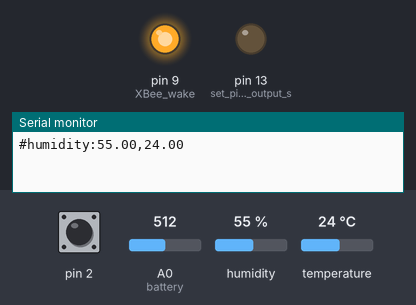
A sketch run on a simulated Arduino Uno, built with avr-gcc and run on an emulated ATmega328P. Shown: output pins drawn as LEDs (lit = HIGH), the last lines printed to the serial monitor. Inputs (shaded band) come from the test bench; at power-on: pin 2 HIGH, A0 (battery) = 512, humidity 55 %, temperature 24 °C. Sleep ends after the set time or at an interrupt.

Above: at 1.2 s.
1.3 s: pin 2 pulled LOW for 0.15 s
At 1.8 s:
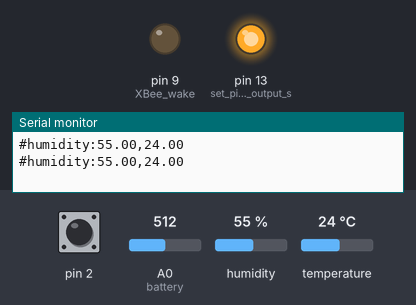
Timing chart, 0 to 4.3 s (numbered marks = the images above; inputs shaded):
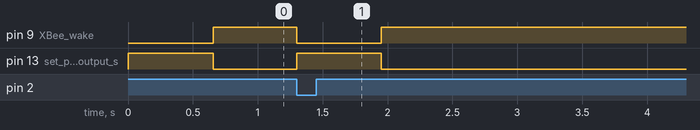

Measured:
- after the input at 1.3 s, pin 9 (XBee_wake): HIGH → LOW at once, → HIGH 0.65 s later; pin 13 (set_pin_13_as_an_output_s): LOW → HIGH at once, → LOW 0.65 s later

The sketch:

SleepTest.ino
```cpp
#include <Adafruit_Sensor.h>

#include <DHT.h>
#include <DHT_U.h>

#include <avr/interrupt.h>
#include <avr/power.h>
#include <avr/sleep.h>
#include <avr/io.h>


#define DHT11_PIN 7
#define DHTTYPE DHT22
const int XBee_wake = 9;
const int Mini_wake = 2;
#define battery A0
double voltage;
DHT dht(DHT11_PIN, DHTTYPE);
                //
void setup(void)
{
    DDRD &= B00000011;       // set Arduino pins 2 to 7 as inputs, leaves 0 & 1 (RX & TX) as is
    DDRB = B00000000;        // set pins 8 to 13 as inputs
    PORTD |= B11111100;      // enable pullups on pins 2 to 7
    PORTB |= B11111111;      // enable pullups on pins 8 to 13
    dht.begin();
    pinMode(13,OUTPUT);      // set pin 13 as an output so we can use LED to monitor
    digitalWrite(13,HIGH);   // turn pin 13 LED on
    Serial.begin(9600);

}
                //
void loop(void)
{
    // Stay awake for 1 second, then sleep.
    // LED turns off when sleeping, then back on upon wake.
   pinMode(XBee_wake, OUTPUT);
  digitalWrite(XBee_wake, LOW);
  voltage = analogRead(battery);
  voltage = voltage*10 / 1024;
    //Serial.print("@floortemp:");
    //Serial.println(DHT.temperature);
    float humidity = dht.readHumidity();
    float temp = dht.readTemperature();
    Serial.print("#humidity:");
    Serial.print(humidity, 2);
    Serial.print(",");
    Serial.println(temp, 2);
    //Serial.println(voltage,2);
   // pinMode(XBee_wake, INPUT); // put pin in a high impedence state
    delay(650);
    digitalWrite(XBee_wake, HIGH);
    pinMode(XBee_wake, INPUT);

    sleepNow();
}
                //
void sleepNow(void)
{
    // Set pin 2 as interrupt and attach handler:
    attachInterrupt(0, pinInterrupt, LOW);
    //delay(100);
    //
    // Choose our preferred sleep mode:
    set_sleep_mode(SLEEP_MODE_PWR_DOWN);
    //
    // Set sleep enable (SE) bit:
    sleep_enable();
    //
    // Put the device to sleep:
    digitalWrite(13,LOW);   // turn LED off to indicate sleep
    sleep_mode();
    //
    // Upon waking up, sketch continues from this point.
    sleep_disable();
    digitalWrite(13,HIGH);   // turn LED on to indicate awake
}
                //
void pinInterrupt(void)
{
    detachInterrupt(0);
}
```
